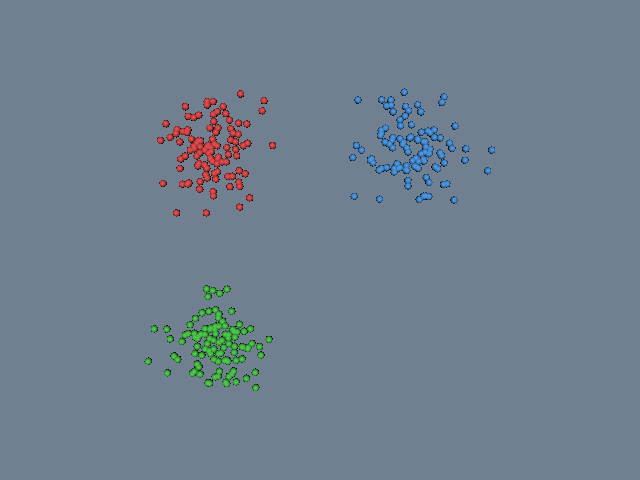

Generate this figure with Python:
#!/usr/bin/env python

# Demonstrate vtkKMeansStatistics to cluster a 2D point cloud into three
# groups and display each cluster in a different color.

import random

# Factory overrides: importing these modules registers the OpenGL rendering
# and interaction style implementations for vtkRenderingCore factory classes.
import vtkmodules.vtkInteractionStyle  # noqa: F401
import vtkmodules.vtkRenderingOpenGL2  # noqa: F401

# VTK pipeline classes used in this example
from vtkmodules.vtkCommonCore import vtkFloatArray, vtkPoints, vtkUnsignedCharArray
from vtkmodules.vtkCommonDataModel import vtkPolyData, vtkTable
from vtkmodules.vtkFiltersStatistics import vtkKMeansStatistics
from vtkmodules.vtkFiltersSources import vtkSphereSource
from vtkmodules.vtkRenderingCore import (
    vtkActor,
    vtkGlyph3DMapper,
    vtkRenderWindow,
    vtkRenderWindowInteractor,
    vtkRenderer,
)

# Colors (normalized RGB)
cluster_colors = [
    (230, 76, 76),    # red
    (76, 153, 230),   # blue
    (76, 204, 76),    # green
]
slate_gray_rgb = (0.439, 0.502, 0.565)

# Generate 3 clusters of 2D points
random.seed(42)
n_per_cluster = 100
centers = [(-2, -2), (2, 2), (-2, 2)]

x_arr = vtkFloatArray()
x_arr.SetName("X")
y_arr = vtkFloatArray()
y_arr.SetName("Y")

all_points = []
for cx, cy in centers:
    for _ in range(n_per_cluster):
        x = random.gauss(cx, 0.5)
        y = random.gauss(cy, 0.5)
        x_arr.InsertNextValue(x)
        y_arr.InsertNextValue(y)
        all_points.append((x, y))

# K-Means clustering
table = vtkTable()
table.AddColumn(x_arr)
table.AddColumn(y_arr)

kmeans = vtkKMeansStatistics()
kmeans.SetInputData(0, table)
kmeans.SetColumnStatus("X", 1)
kmeans.SetColumnStatus("Y", 1)
kmeans.RequestSelectedColumns()
kmeans.SetDefaultNumberOfClusters(3)
kmeans.SetLearnOption(True)
kmeans.SetDeriveOption(True)
kmeans.SetAssessOption(True)
kmeans.Update()

# Extract cluster assignments
output_table = kmeans.GetOutput()
n_total = len(all_points)

# Build colored point cloud
points = vtkPoints()
colors_array = vtkUnsignedCharArray()
colors_array.SetName("ClusterColor")
colors_array.SetNumberOfComponents(3)

for i in range(n_total):
    x, y = all_points[i]
    points.InsertNextPoint(x, y, 0)
    cluster_id = int(output_table.GetColumn(output_table.GetNumberOfColumns() - 1).GetValue(i))
    r, g, b = cluster_colors[cluster_id % 3]
    colors_array.InsertNextTuple3(r, g, b)

polydata = vtkPolyData()
polydata.SetPoints(points)
polydata.GetPointData().SetScalars(colors_array)

# Source: small sphere glyph
glyph_source = vtkSphereSource()
glyph_source.SetRadius(0.08)
glyph_source.SetPhiResolution(8)
glyph_source.SetThetaResolution(8)

# Mapper: place glyphs at each point, colored by cluster
mapper = vtkGlyph3DMapper()
mapper.SetInputData(polydata)
mapper.SetSourceConnection(glyph_source.GetOutputPort())
mapper.ScalingOff()
mapper.SetColorModeToDirectScalars()

# Actor: assign the glyph geometry
actor = vtkActor()
actor.SetMapper(mapper)

# Renderer: assemble the scene
renderer = vtkRenderer()
renderer.AddActor(actor)
renderer.SetBackground(slate_gray_rgb)

# Window: display the rendered scene
render_window = vtkRenderWindow()
render_window.AddRenderer(renderer)
render_window.SetWindowName("k means statistics")
render_window.SetMultiSamples(0)
render_window.SetSize(640, 480)

# Interactor: handle mouse and keyboard events
render_window_interactor = vtkRenderWindowInteractor()
render_window_interactor.SetRenderWindow(render_window)

# Launch the interactive visualization
render_window_interactor.Initialize()
render_window_interactor.Start()
